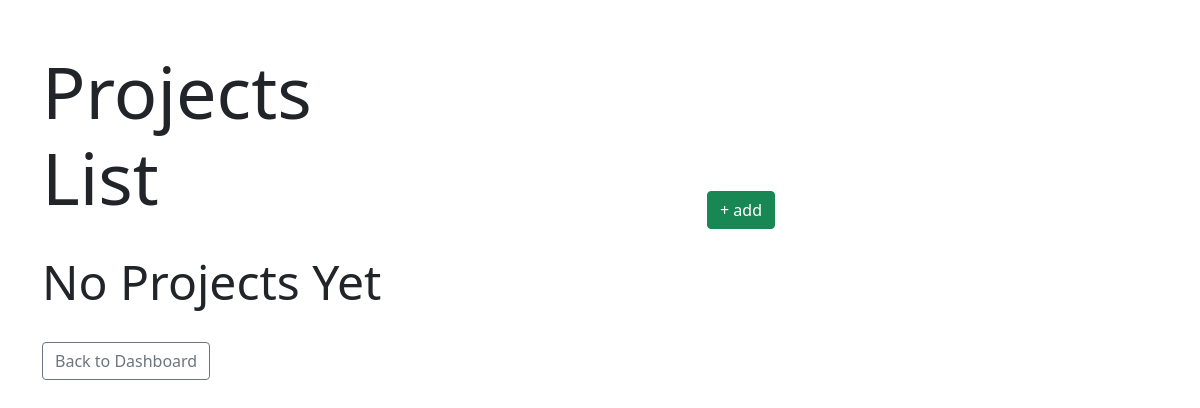
The app's page /company/project/ (signed in), older data.
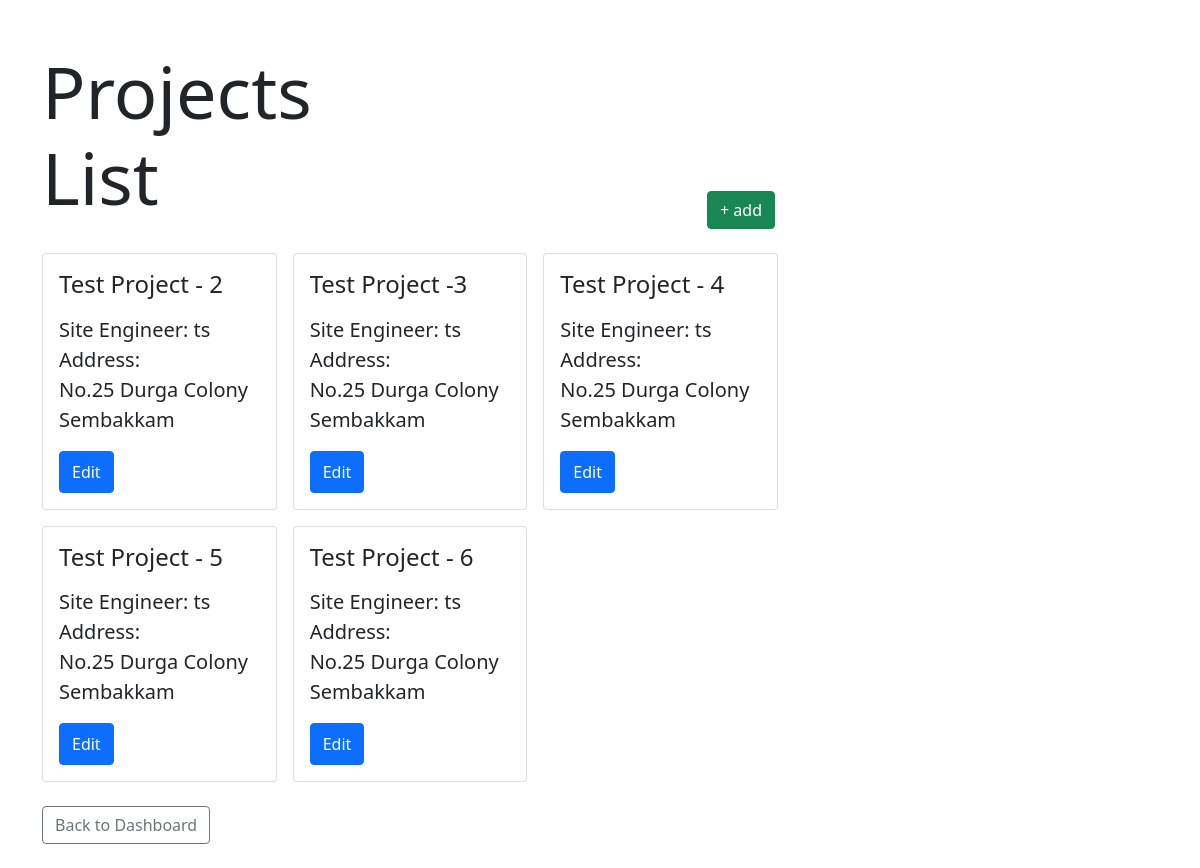
The same page, newer data.
### company/models.py (models this page shows, shortened)
class Project(models.Model):
    name = models.CharField(max_length=50)
    company = models.ForeignKey(Company, on_delete=models.CASCADE)
    site_er = models.ForeignKey(SiteEr, on_delete=models.SET_NULL, null = True)
    address = models.TextField(max_length=250)
    is_completed = models.BooleanField(default=False)
    pending_request = models.IntegerField(default=0)

class SiteEr(models.Model):
    user = models.OneToOneField(User, on_delete=models.CASCADE)
    company = models.ForeignKey(Company, on_delete=models.CASCADE)

### company/views.py (the view, shortened to what this page needs)
# urls.py: path('project/', views.ProjectListView.as_view(), name='project-list'),
class ProjectListView(UserPassesTestMixin, ListView):
    model = Project
    def test_func(self):
        return hasattr(self.request.user, 'company')

### company/templates/company/project_list.html (shortened to what this page needs)
{% extends "company/base.html" %}
{% block content %}
    <div class="row">
        <div class="col-4">
            <h2 class="display-2">Projects List</h2>
        </div>
        <div class="col-1 offset-3 align-self-end">
            <a href="{% url 'project-create' %}" class="btn btn-success">+ add</a>
        </div>
    </div>
    <div class="row py-4">
        <div class="col-8">
            <div class="row g-3">
                {% for project in project_list %}
                <div class="col-4">
                    <div class="card">
                        <div class="card-body">
                            <h4 class="card-title pb-2">{{ project.name }}</h4>
                            <p class="card-text lead">
                                <strong>Site Engineer:</strong> {{ project.site_er.user.username }}
                                <br><strong>Address:</strong><br>
                                {{project.address}}
                            </p>
                            <a href="{% url 'project-update' project.pk %}" class="btn btn-primary py-2">Edit</a>
                        </div>
                    </div>
                </div>
                {% empty %}
                <div class="col">
                    <h3 class="display-5">No Projects Yet</h3>
                </div>
                {% endfor %}
            </div>
        </div>
    </div>
    <a href="{% url 'company-dashboard' %}" class="btn btn-outline-secondary">Back to Dashboard</a>
{% endblock %}

Row changes from the older to the newer data that the page shows:
added Project: name "Test Project - 2", site_er.user.username "ts", address "No.25 Durga Colony Sembakkam"
added Project: name "Test Project -3", site_er.user.username "ts", address "No.25 Durga Colony Sembakkam"
added Project: name "Test Project - 4", site_er.user.username "ts", address "No.25 Durga Colony Sembakkam"
added Project: name "Test Project - 5", site_er.user.username "ts", address "No.25 Durga Colony Sembakkam"
added Project: name "Test Project - 6", site_er.user.username "ts", address "No.25 Durga Colony Sembakkam"
Text that changed along with them:
text no longer shown: "No Projects Yet"
